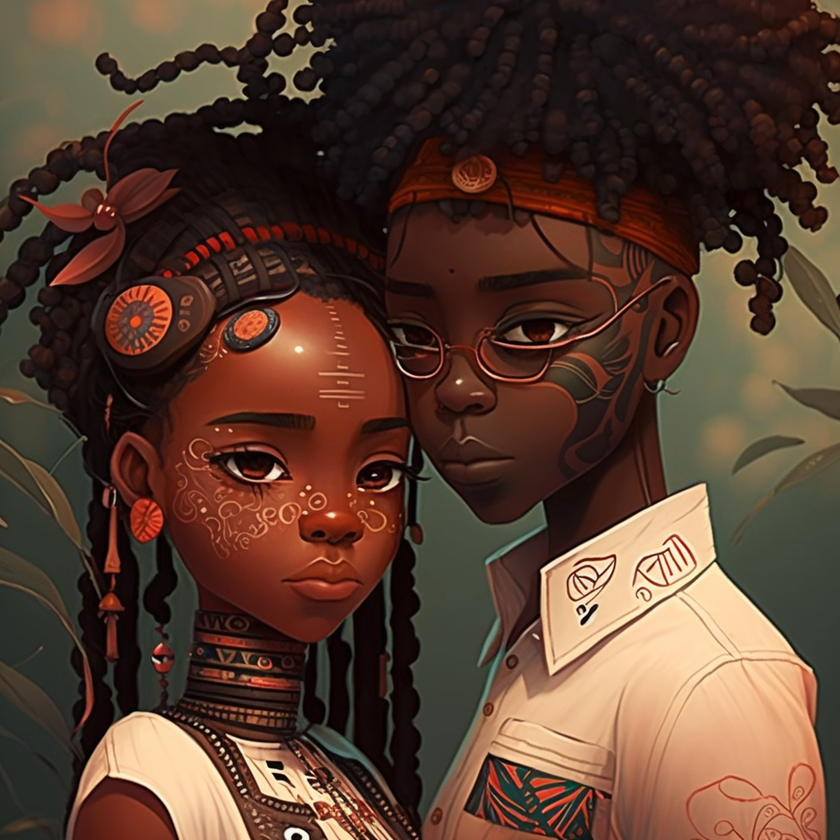
#> input picture data/images/ai.png, 840 x 840 px, shrunk from 1024 x 1024 before the run
$ python main.py
#> lines starting #> are read from the running program, lines starting #| are printed output that depends on the picture; after the words box and inside, x2 and y2 are one past the last pixel; in counts of white or black regions, pixels touching at a corner belong together
### bbox_annotator.py
import cv2
import os


# [14 lines left out: function draw_rectangle, not called in this run]

def bbox_annotator(im_path='data/images/ai.png', save_dir='data/images/', annotations_dir='data/annotations/'):
#> called with im_path = 'data/images/ai.png', save_dir = 'data/images/', annotations_dir = 'data/annotations/'
    global source, save_face_dir, annotations_file_dir, image_name
    save_face_dir = os.path.join(save_dir)
    annotations_file_dir = os.path.join(annotations_dir)
    image_name = im_path.split('/')[-1]
    try:
        source = cv2.imread('data/images/ai.png')
#> source is the input picture: shape (840, 840, 3); mean B, G, R 47.6, 61.8, 88.6
    except FileNotFoundError as e:
        print('File not found ', e)
        exit()
    dummy = source.copy()
    cv2.namedWindow('Face Annotation Tool')
    cv2.setMouseCallback('Face Annotation Tool', draw_rectangle)
    k = 0

    while k != 27:
        cv2.imshow('Face Annotation Tool', source)
        cv2.putText(
            source,
            'Select top left corner, and drag, Press ESC to exit and c to clear',
            (10, 30),
            cv2.FONT_HERSHEY_SIMPLEX,
            0.7,
            (255, 255, 255),
            2,
        )
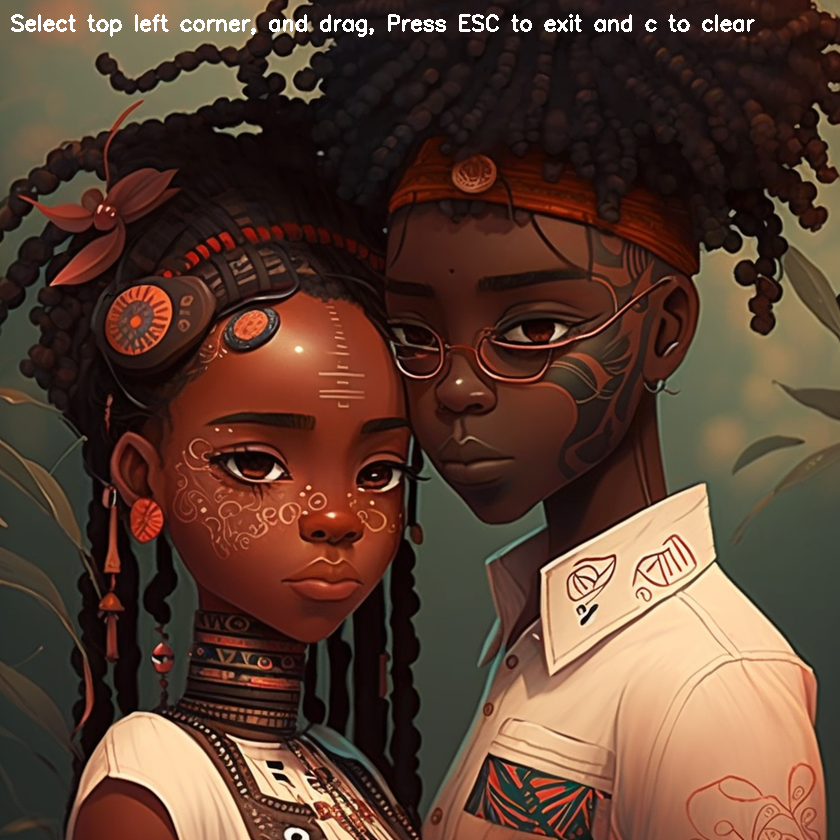
#> source: shape (840, 840, 3); 0.63% of pixels changed, all inside (x1, y1, x2, y2) = (11, 14, 755, 37)

        k = cv2.waitKey(20) & 0xFF
#> (key Esc is pressed here)
        if k == 99:
            source = dummy.copy()

    cv2.destroyAllWindows()

### main.py
import os
import argparse
from bbox_annotator import bbox_annotator


def main():
    parser = argparse.ArgumentParser()
    parser.add_argument('--image_path', type=str, default='data/images/ai.png')
    parser.add_argument('--save_dir', type=str, default='data/images/')
    parser.add_argument('--annotations_dir', type=str, default='data/annotations/')
    args = parser.parse_args()
    bbox_annotator(args.image_path, args.save_dir, args.annotations_dir)

if __name__ == '__main__':
    main()
